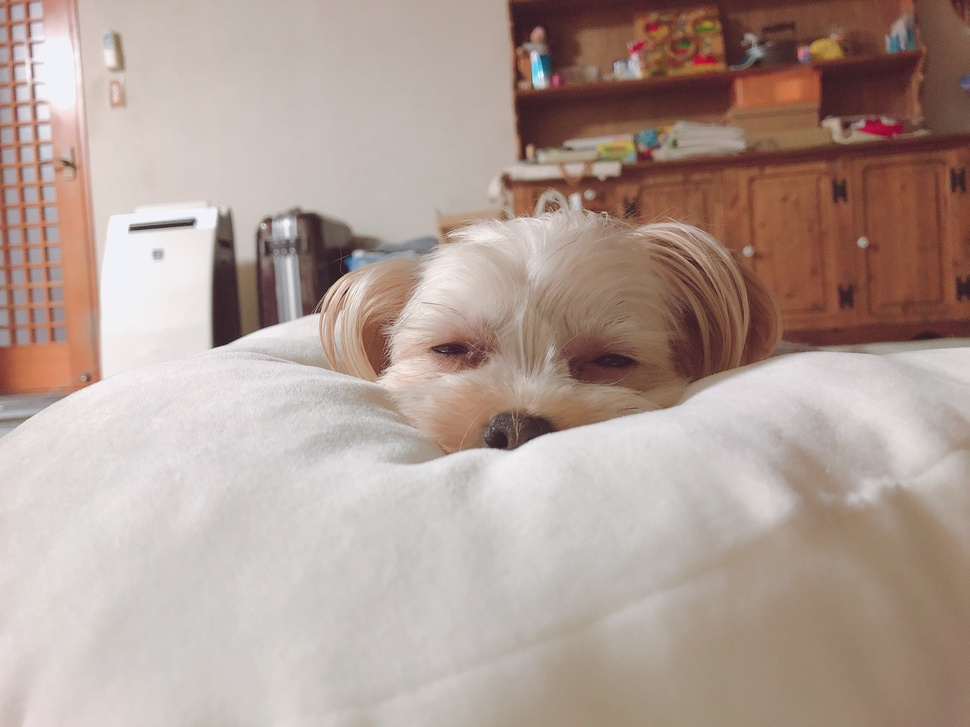
#> input picture img/before/IMG_1765.JPG, 970 x 727 px, shrunk from 2880 x 2160 before the run, given in place of test.jpg, which was not available
$ python canny.py
#> lines starting #> are read from the running program, lines starting #| are printed output that depends on the picture; after the words box and inside, x2 and y2 are one past the last pixel; in counts of white or black regions, pixels touching at a corner belong together
import cv2

def canny(in_path = "./modules/canny/test.jpg", out_path = "./modules/canny/canny.jpg"):
#> called with in_path = './modules/canny/test.jpg', out_path = './modules/canny/canny.jpg'
    img = cv2.imread(in_path)
#> img is the input picture: shape (727, 970, 3); mean B, G, R 149.3, 157.8, 176.5
    edges = cv2.Canny(img,100,200)
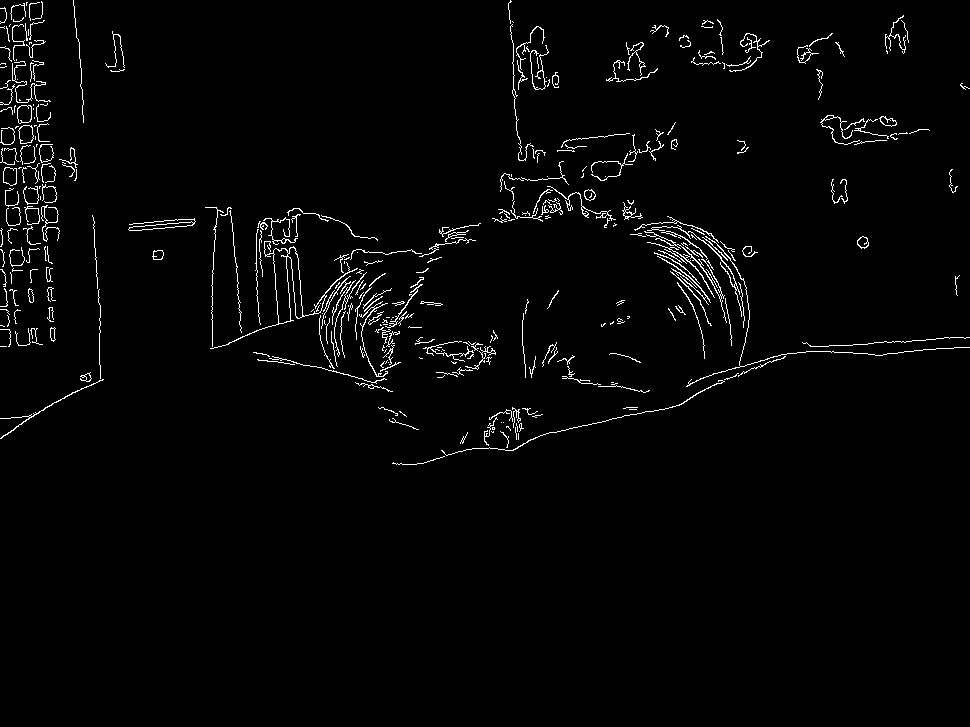
#> edges: shape (727, 970); 2.1% white in thin lines or dots, all inside (x1, y1, x2, y2) = (0, 0, 970, 465)
    cv2.imwrite(out_path, edges)

if __name__ == "__main__":
    canny()
    test = cv2.imread("./modules/canny/canny.jpg")
#> test: shape (727, 970, 3); min 0, max 255, mean 5.5
    cv2.imshow("test", test)
    cv2.waitKey(0)
    pass

$ run again, on modules/face_frame/frame.jpg
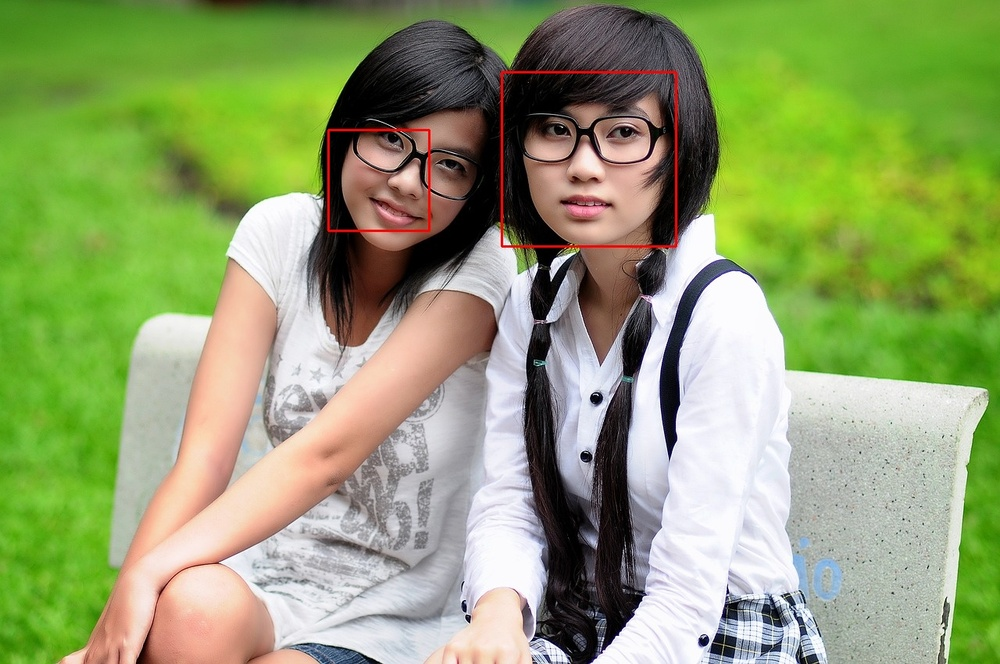
#> input picture modules/face_frame/frame.jpg, 1000 x 664 px, shrunk from 1280 x 850 before the run, given in place of test.jpg, which was not available
#> in canny, img is the input picture: shape (664, 1000, 3); mean B, G, R 108.4, 160.5, 144.5
#> in canny, `edges = cv2.Canny(img,100,200)`:
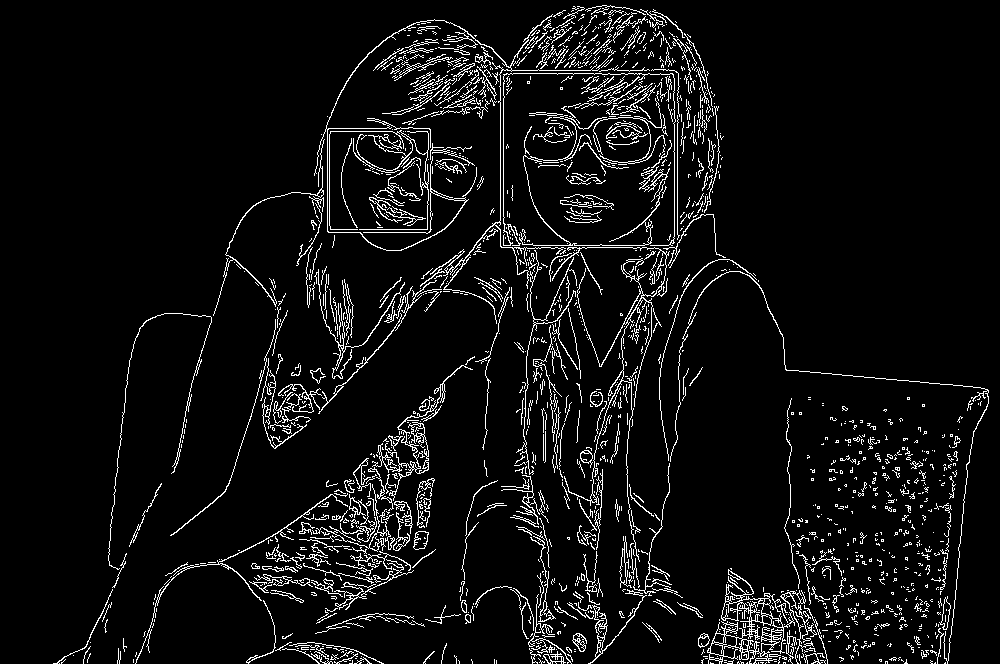
#> edges: shape (664, 1000); 6.2% white in thin lines or dots
